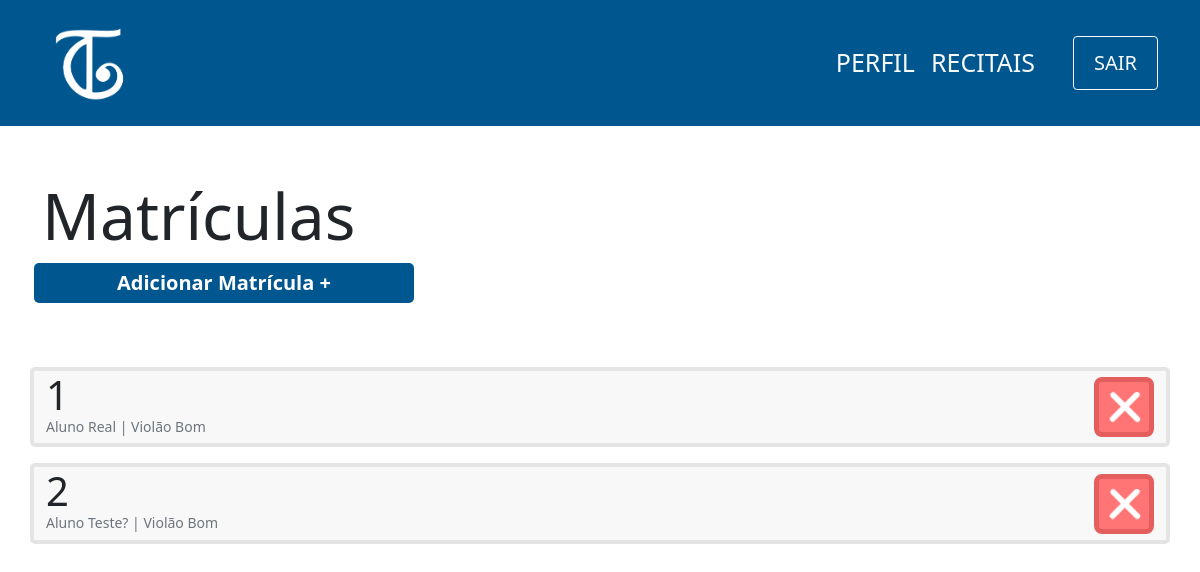
Before: /view/matricula/index.php with the older database file.
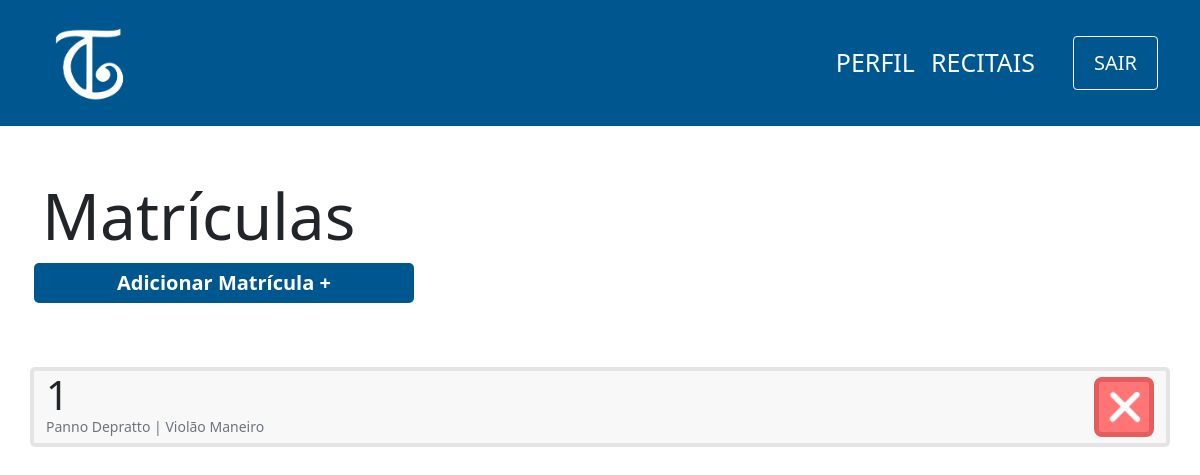
After: the same page with the newer database file.
### tables this page shows
CREATE TABLE matricula(
                id INTEGER PRIMARY KEY,
                id_aluno integer not null,
                id_curso integer not null,    
                foreign key (id) references curso(id_curso),
                foreign key (id) references aluno(id_aluno)
            );

CREATE TABLE aluno(
                id INTEGER PRIMARY KEY,
                cpf varchar(11) not null,
                nome varchar(100) not null,
                username varchar(100) not null,
                responsavel varchar(100),
                data_nasc date not null,
                senha varchar(100) not null,
                email varchar(100) not null                    
            );

CREATE TABLE curso(
                id INTEGER PRIMARY KEY,
                nome varchar(100) not null,
                id_professor integer not null,
                FOREIGN KEY (id) references professor(id_professor)
            );

### controller/matricula/index.php (called while the page is built)
<?php
    require '../../db/connection.php';
    try {
        $sql=$db->prepare('SELECT matricula.id,curso.nome as nomeCurso,aluno.nome as nomeAluno
        FROM MATRICULA join CURSO on CURSO.id = MATRICULA.id_curso
        JOIN ALUNO on ALUNO.id = MATRICULA.id_aluno');
        $sql->execute();
        $matriculas=$sql->fetchAll(PDO::FETCH_ASSOC);
    } catch (PDOException $e) {
        echo 'Erro ao executar comando no banco de dados: ' . $e->getMessage();
        exit();
    }
?>

### view/matricula/index.php (the view, shortened to what this page needs)
<?php
    include '../../layouts/navbar.php';
    include '../../controller/matricula/index.php';
?>
<div class="container">
    <div class="row mt-5">
        <h1 class="mt-1 display-3">Matrículas</h1>
        <span class="btn-principal col-md-4 col-sm-12 mx-1 text-center mb-5">
            <a href="cadastro.php">Adicionar Matrícula +</a>
        </span>
        <?php
            foreach($matriculas as $matricula){
                echo '
                <div class="col-12 card d-flex flex-row justify-content-between mt-3">
                    <div class="d-flex flex-column">
                        <p class="m-0 display-6">'.$matricula['id'].'</p>
                        <p class="m-0 text-muted display-3 mb-2" style="font-size:14px">'.$matricula['nomeAluno'].' | '.$matricula['nomeCurso'].'</p>
                    </div>
                    <div class="d-flex align-items-center" id="'.$matricula['id'].'">
                        <button class="btn-remover">
                            <img src="../../images/delete-icon.png" width=40px>
                        </button>
                    </div>
                </div>
                ';
            }?>
    </div>
</div>

Changed rows visible on the page:
removed matricula: id "2", id_aluno.nome "Aluno Teste?", id.nome "Violão Bom"
changed matricula id 1: id_aluno.nome "Aluno Real" → "Panno Depratto"; id.nome "Violão Bom" → "Violão Maneiro"
